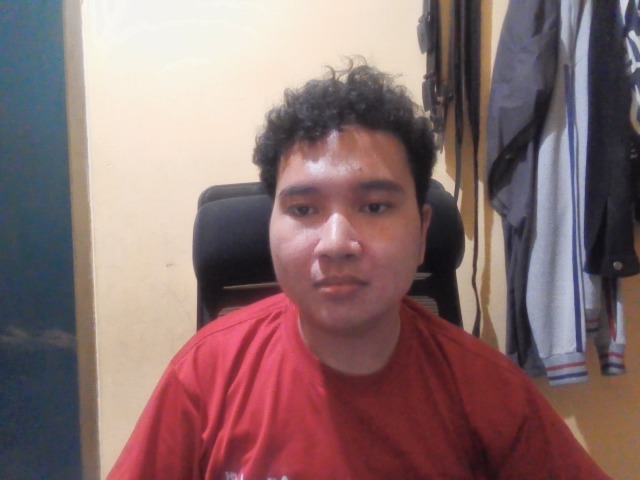
#> input picture webcam/aldo (3).png, 640 x 480 px; its folder holds only this picture in this run
$ python hilbert_compress.py
#> lines starting #> are read from the running program, lines starting #| are printed output that depends on the picture
import numpy as np
import os
import cv2
import csv
import base64
from datetime import datetime

# =====================================================
# HILBERT CURVE COMPRESSOR
# =====================================================

class HilbertCurveCompressor:

    def __init__(self, n):

        self.n = n
        self.size = 1 << n

    def _hilbert_curve(self, n):

        if n == 0:
            return np.array([[0, 0]])

        prev = self._hilbert_curve(n - 1)

        m = 1 << (n - 1)

        q1 = np.column_stack((
            prev[:, 1],
            prev[:, 0]
        ))

        q2 = np.column_stack((
            prev[:, 0],
            prev[:, 1] + m
        ))

        q3 = np.column_stack((
            prev[:, 0] + m,
            prev[:, 1] + m
        ))

        q4 = np.column_stack((
            2 * m - 1 - prev[:, 1],
            m - 1 - prev[:, 0]
        ))

        return np.vstack((q1, q2, q3, q4))

    def get_curve_indices(self):

        return self._hilbert_curve(self.n)

    def image_to_curve(self, gray_image):

        assert gray_image.shape == (
            self.size,
            self.size
        )

        curve = self.get_curve_indices()

        return np.array([
            gray_image[y, x]
            for y, x in curve
        ], dtype=np.uint8)

    # [14 lines left out: function curve_to_image, not called in this run]


# =====================================================
# KOMPRESI
# =====================================================

def compress_grayscale(
    gray_img,
    hilbert_compressor
):

    curve_data = hilbert_compressor.image_to_curve(
        gray_img
    )

    diff = np.diff(
        curve_data.astype(np.int16),
        prepend=curve_data[0]
    )

    compressed = []

    run_val = diff[0]
    run_len = 1

    for val in diff[1:]:

        if val == run_val and run_len < 255:

            run_len += 1

        else:

            compressed.extend([
                run_val,
                run_len
            ])

            run_val = val
            run_len = 1

    compressed.extend([
        run_val,
        run_len
    ])

    return np.array(
        compressed,
        dtype=np.int16
    ).tobytes()


# =====================================================
# DEKOMPRESI
# =====================================================

# [33 lines left out: function decompress_grayscale, not called in this run]


# =====================================================
# CSV DATABASE
# =====================================================

csv_database = "dataset.csv"

if not os.path.exists(csv_database):

    with open(
        csv_database,
        mode='w',
        newline='',
        encoding='utf-8'
    ) as file:

        writer = csv.writer(file)

        writer.writerow([

            "face_id",
            "filename",
            "timestamp",
            "image_size",
            "hilbert_order",
            "compressed_data"

        ])


# =====================================================
# FOLDER WEBCAM
# =====================================================

input_folder = "webcam"

if not os.path.exists(input_folder):

    print("Folder webcam tidak ditemukan")
    exit()


# =====================================================
# HILBERT SETTING
# =====================================================

order = 8

hilbert_comp = HilbertCurveCompressor(order)


# =====================================================
# AMBIL FILE GAMBAR
# =====================================================

image_files = []

for file in os.listdir(input_folder):

    if (
        file.endswith(".png")
        or
        file.endswith(".pgm")
    ):

        image_files.append(file)


# =====================================================
# PROSES SEMUA GAMBAR
# =====================================================

for index, image_name in enumerate(image_files):

    print(f"Memproses: {image_name}")

    image_path = os.path.join(
        input_folder,
        image_name
    )

    # =================================================
    # LOAD IMAGE
    # =================================================

    if image_name.endswith(".pgm"):

        gray_img = cv2.imread(
            image_path,
            cv2.IMREAD_GRAYSCALE
        )

    else:

        img = cv2.imread(image_path)
#> img is the input picture: shape (480, 640, 3); mean B, G, R 110.7, 110.2, 136.5

        if img is None:
            continue

        gray_img = cv2.cvtColor(
            img,
            cv2.COLOR_BGR2GRAY
        )
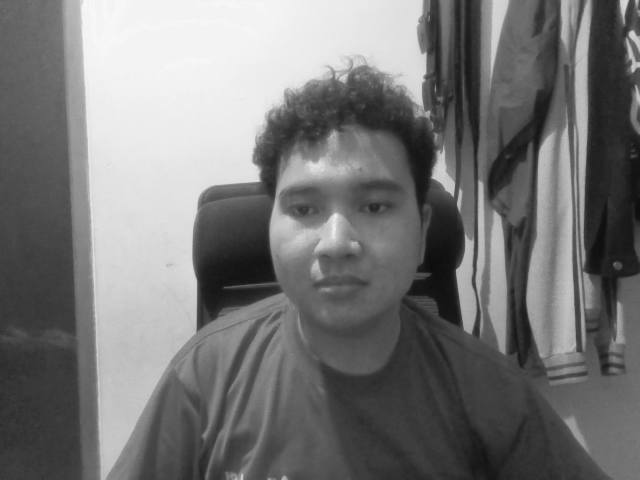
#> gray_img: shape (480, 640); min 13, max 250, mean 118.1

    # =================================================
    # RESIZE
    # =================================================

    gray_img = cv2.resize(
        gray_img,
        (256, 256)
    )
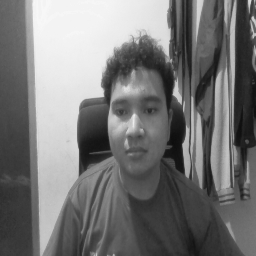
#> gray_img: shape (256, 256); min 13, max 248, mean 118

    # =================================================
    # KOMPRESI HILBERT
    # =================================================

    compressed_bytes = compress_grayscale(
        gray_img,
        hilbert_comp
    )
#> in compress_grayscale, `run_val = diff[0]`: run_val = 0
#> the loop in compress_grayscale, `for val in diff[1:]: ` made 65535 passes
#> (val, run_val, run_len) on passes 1, 2, 3, 4, 5, 6, 7, 8, 9, 10, 12, 13: (6, 6, 1), (-3, -3, 1), (-2, -2, 1), (1, 1, 1), (2, 2, 1), (1, 1, 1), (-3, -3, 1), (0, 0, 1), (2, 2, 1), (0, 0, 1), (-3, -3, 1), (1, 1, 1)
#> (run_val, run_len) on passes 61, 62, 63, 64, 65, 68: (1, 1), (-1, 1), (0, 1), (1, 1), (0, 1), (-2, 1)
#> after the loop in compress_grayscale, `for val in diff[1:]:`: compressed = 113606 items

    # =================================================
    # BYTE → BASE64
    # =================================================

    compressed_base64 = base64.b64encode(
        compressed_bytes
    ).decode('utf-8')

    # =================================================
    # TIMESTAMP
    # =================================================

    timestamp = datetime.now().strftime(
        "%Y-%m-%d %H:%M:%S"
    )

    # =================================================
    # FACE ID
    # =================================================

    filename_only = os.path.splitext(
        image_name
    )[0]

    face_id = (
        f"FACE_{index+1}_"
        f"{filename_only}"
    )

    # =================================================
    # SIMPAN KE CSV
    # =================================================

    with open(
        csv_database,
        mode='a',
        newline='',
        encoding='utf-8'
    ) as file:

        writer = csv.writer(file)

        writer.writerow([

            face_id,
            image_name,
            timestamp,
            gray_img.size,
            order,
            compressed_base64

        ])

    print(
        f"Berhasil disimpan ke CSV: {face_id}"
    )


# =====================================================
# FINISH
# =====================================================

print("Semua gambar webcam berhasil diproses")

$ run again, on webcam/aldo (61).png
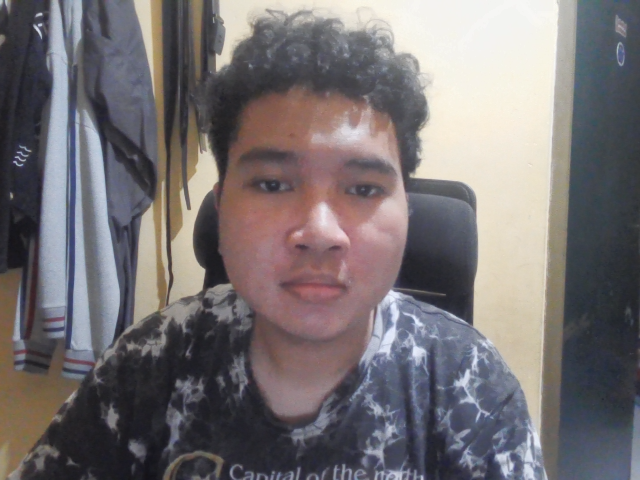
#> input picture webcam/aldo (61).png, 640 x 480 px
#> img is the input picture: shape (480, 640, 3); mean B, G, R 115.1, 112.7, 118.3
#> `gray_img = cv2.cvtColor( img, cv2.COLOR_BGR2GRAY )`:
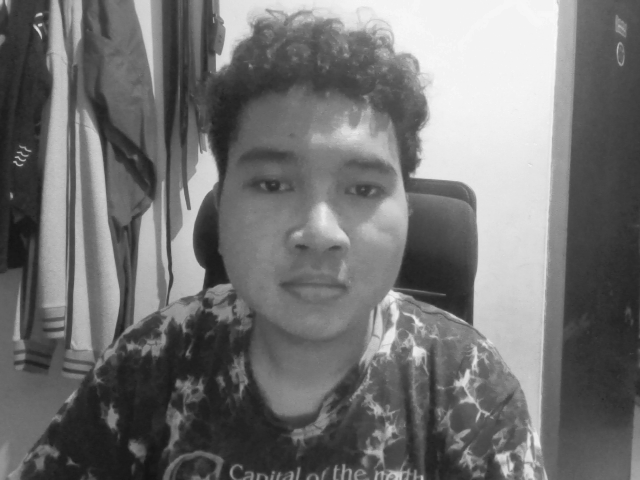
#> gray_img: shape (480, 640); min 19, max 251, mean 114.6
#> `gray_img = cv2.resize( gray_img, (256, 256) )`:
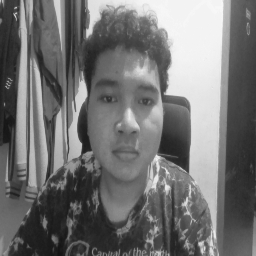
#> gray_img: shape (256, 256); min 19, max 248, mean 114.6
#> in compress_grayscale, `run_val = diff[0]`: run_val = 0
#> the loop in compress_grayscale, `for val in diff[1:]: ` made 65535 passes
#> (val, run_val, run_len) on passes 1 to 8: (-12, -12, 1), (-85, -85, 1), (10, 10, 1), (77, 77, 1), (-45, -45, 1), (1, 1, 1), (38, 38, 1), (-23, -23, 1)
#> after the loop in compress_grayscale, `for val in diff[1:]:`: compressed = 117096 items
